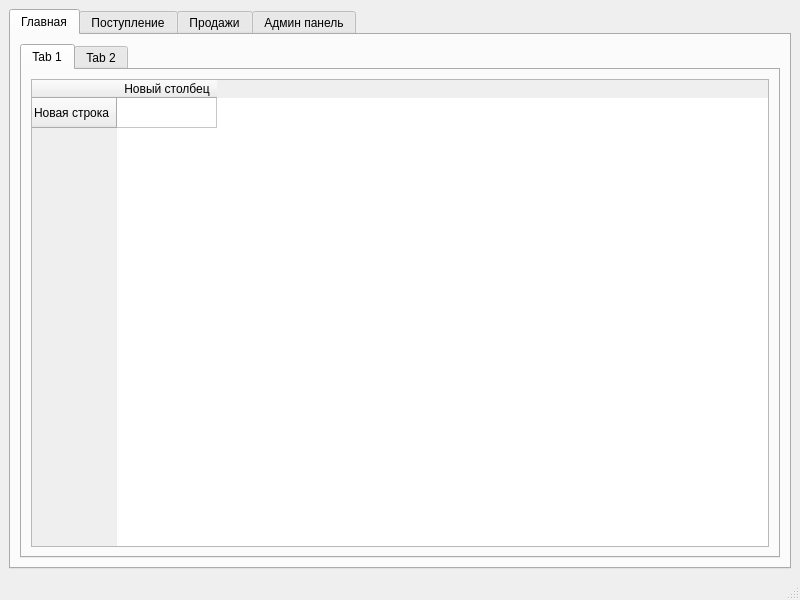
<?xml version="1.0" encoding="UTF-8"?>
<ui version="4.0">
 <class>MainWindow</class>
 <widget class="QMainWindow" name="MainWindow">
  <property name="geometry">
   <rect>
    <x>0</x>
    <y>0</y>
    <width>800</width>
    <height>600</height>
   </rect>
  </property>
  <property name="windowTitle">
   <string>MainWindow</string>
  </property>
  <widget class="QWidget" name="centralwidget">
   <layout class="QGridLayout" name="gridLayout">
    <item row="0" column="0">
     <widget class="QTabWidget" name="tabWidget">
      <property name="currentIndex">
       <number>0</number>
      </property>
      <widget class="QWidget" name="tab">
       <attribute name="title">
        <string>Главная</string>
       </attribute>
       <layout class="QGridLayout" name="gridLayout_3">
        <item row="0" column="0">
         <widget class="QTabWidget" name="tabWidget_2">
          <property name="currentIndex">
           <number>0</number>
          </property>
          <widget class="QWidget" name="tab_5">
           <attribute name="title">
            <string>Tab 1</string>
           </attribute>
           <layout class="QGridLayout" name="gridLayout_2">
            <item row="1" column="0">
             <widget class="QTableWidget" name="tableWidget">
              <row>
               <property name="text">
                <string>Новая строка</string>
               </property>
              </row>
              <column>
               <property name="text">
                <string>Новый столбец</string>
               </property>
              </column>
             </widget>
            </item>
           </layout>
          </widget>
          <widget class="QWidget" name="tab_6">
           <attribute name="title">
            <string>Tab 2</string>
           </attribute>
          </widget>
         </widget>
        </item>
        <item row="0" column="1">
         <layout class="QVBoxLayout" name="verticalLayout"/>
        </item>
       </layout>
      </widget>
      <widget class="QWidget" name="tab_2">
       <attribute name="title">
        <string>Поступление</string>
       </attribute>
      </widget>
      <widget class="QWidget" name="tab_3">
       <attribute name="title">
        <string>Продажи</string>
       </attribute>
      </widget>
      <widget class="QWidget" name="tab_4">
       <attribute name="title">
        <string>Админ панель</string>
       </attribute>
      </widget>
     </widget>
    </item>
   </layout>
  </widget>
  <widget class="QMenuBar" name="menubar">
   <property name="geometry">
    <rect>
     <x>0</x>
     <y>0</y>
     <width>800</width>
     <height>22</height>
    </rect>
   </property>
  </widget>
  <widget class="QStatusBar" name="statusbar"/>
 </widget>
 <resources/>
 <connections/>
</ui>
